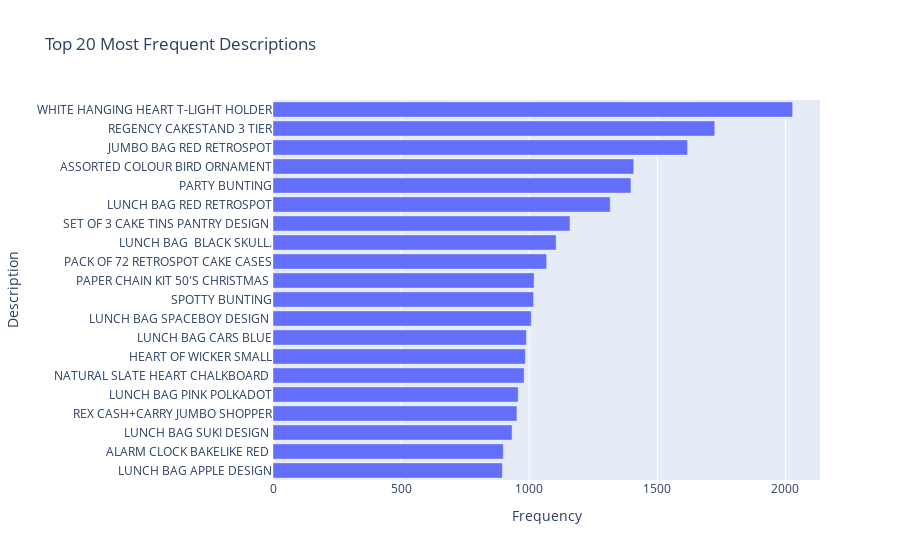

Notebook source saved alongside this figure:
### Code cell
# Get the top 20 most frequent descriptions
top_20_descriptions = retail_df['Description'].value_counts().nlargest(20).index

# Filter the DataFrame to include only rows with descriptions in the top 20
top_20_df = retail_df[retail_df['Description'].isin(top_20_descriptions)]

# Count occurrences of each description
description_counts = top_20_df['Description'].value_counts()

# Create DataFrame with frequencies
top_20_df = description_counts.reset_index()
top_20_df.columns = ['Description', 'Frequency']

# Sort the DataFrame by frequency
top_20_df = top_20_df.sort_values(by='Frequency')

# Create an interactive bar plot with Plotly
fig = px.bar(top_20_df, x='Frequency', y='Description', orientation='h', title='Top 20 Most Frequent Descriptions')
fig.update_layout(xaxis_title='Frequency', yaxis_title='Description')
fig.show()

### Figure 1 — Plotly figure (JSON) as saved in the notebook; plotly's stock layout.template omitted (floating-point values rounded to 4 significant figures)
{"data": [{"alignmentgroup": "True", "hovertemplate": "Frequency=%{x}<br>Description=%{y}<extra></extra>", "legendgroup": "", "marker": {"color": "#636efa", "pattern": {"shape": ""}}, "name": "", "offsetgroup": "", "orientation": "h", "showlegend": false, "textposition": "auto", "type": "bar", "x": [895, 899, 933, 952, 957, 980, 985, 989, 1008, 1017, 1019, 1068, 1105, 1159, 1316, 1397, 1408, 1618, 1724, 2028], "xaxis": "x", "y": ["LUNCH BAG APPLE DESIGN", "ALARM CLOCK BAKELIKE RED ", "LUNCH BAG SUKI DESIGN ", "REX CASH+CARRY JUMBO SHOPPER", "LUNCH BAG PINK POLKADOT", "NATURAL SLATE HEART CHALKBOARD ", "HEART OF WICKER SMALL", "LUNCH BAG CARS BLUE", "LUNCH BAG SPACEBOY DESIGN ", "SPOTTY BUNTING", "PAPER CHAIN KIT 50'S CHRISTMAS ", "PACK OF 72 RETROSPOT CAKE CASES", "LUNCH BAG  BLACK SKULL.", "SET OF 3 CAKE TINS PANTRY DESIGN ", "LUNCH BAG RED RETROSPOT", "PARTY BUNTING", "ASSORTED COLOUR BIRD ORNAMENT", "JUMBO BAG RED RETROSPOT", "REGENCY CAKESTAND 3 TIER", "WHITE HANGING HEART T-LIGHT HOLDER"], "yaxis": "y"}], "layout": {"barmode": "relative", "legend": {"tracegroupgap": 0}, "title": {"text": "Top 20 Most Frequent Descriptions"}, "xaxis": {"anchor": "y", "domain": [0, 1], "title": {"text": "Frequency"}}, "yaxis": {"anchor": "x", "domain": [0, 1], "title": {"text": "Description"}}}}
